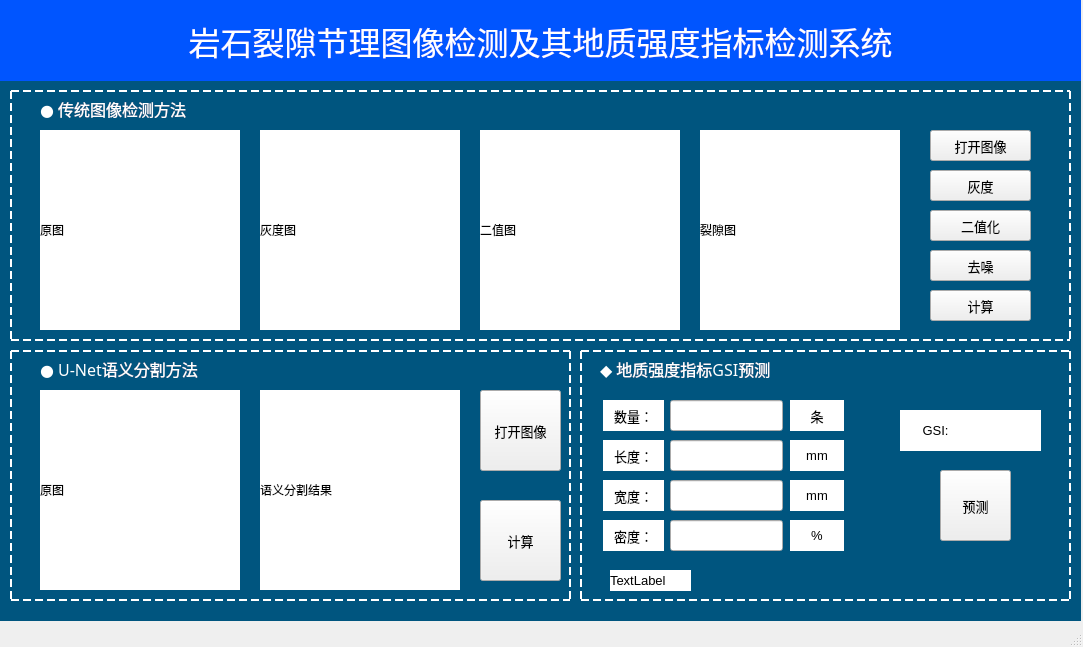
<?xml version="1.0" encoding="UTF-8"?>
<ui version="4.0">
 <class>MainWindow</class>
 <widget class="QMainWindow" name="MainWindow">
  <property name="geometry">
   <rect>
    <x>0</x>
    <y>0</y>
    <width>1083</width>
    <height>647</height>
   </rect>
  </property>
  <property name="windowTitle">
   <string>MainWindow</string>
  </property>
  <widget class="QWidget" name="centralwidget">
   <widget class="QLabel" name="label">
    <property name="geometry">
     <rect>
      <x>40</x>
      <y>130</y>
      <width>200</width>
      <height>200</height>
     </rect>
    </property>
    <property name="styleSheet">
     <string notr="true">background-color:rgb(255, 255, 255)</string>
    </property>
    <property name="text">
     <string>原图</string>
    </property>
   </widget>
   <widget class="QLabel" name="label_2">
    <property name="geometry">
     <rect>
      <x>260</x>
      <y>130</y>
      <width>200</width>
      <height>200</height>
     </rect>
    </property>
    <property name="styleSheet">
     <string notr="true">background-color:rgb(255, 255, 255)</string>
    </property>
    <property name="text">
     <string>灰度图</string>
    </property>
   </widget>
   <widget class="QLabel" name="label_3">
    <property name="geometry">
     <rect>
      <x>480</x>
      <y>130</y>
      <width>200</width>
      <height>200</height>
     </rect>
    </property>
    <property name="styleSheet">
     <string notr="true">background-color:rgb(255, 255, 255)</string>
    </property>
    <property name="text">
     <string>二值图</string>
    </property>
   </widget>
   <widget class="QLineEdit" name="lineEdit">
    <property name="geometry">
     <rect>
      <x>670</x>
      <y>400</y>
      <width>113</width>
      <height>31</height>
     </rect>
    </property>
    <property name="font">
     <font>
      <pointsize>10</pointsize>
     </font>
    </property>
    <property name="text">
     <string/>
    </property>
   </widget>
   <widget class="QLineEdit" name="lineEdit_2">
    <property name="geometry">
     <rect>
      <x>670</x>
      <y>440</y>
      <width>113</width>
      <height>31</height>
     </rect>
    </property>
    <property name="font">
     <font>
      <pointsize>10</pointsize>
     </font>
    </property>
   </widget>
   <widget class="QLineEdit" name="lineEdit_3">
    <property name="geometry">
     <rect>
      <x>670</x>
      <y>480</y>
      <width>113</width>
      <height>31</height>
     </rect>
    </property>
    <property name="font">
     <font>
      <pointsize>10</pointsize>
     </font>
    </property>
   </widget>
   <widget class="QLineEdit" name="lineEdit_4">
    <property name="geometry">
     <rect>
      <x>670</x>
      <y>520</y>
      <width>113</width>
      <height>31</height>
     </rect>
    </property>
    <property name="font">
     <font>
      <pointsize>10</pointsize>
     </font>
    </property>
   </widget>
   <widget class="QPushButton" name="pushButton">
    <property name="geometry">
     <rect>
      <x>940</x>
      <y>470</y>
      <width>71</width>
      <height>71</height>
     </rect>
    </property>
    <property name="font">
     <font>
      <pointsize>10</pointsize>
     </font>
    </property>
    <property name="text">
     <string>预测</string>
    </property>
   </widget>
   <widget class="QLabel" name="Result_label">
    <property name="geometry">
     <rect>
      <x>970</x>
      <y>410</y>
      <width>71</width>
      <height>41</height>
     </rect>
    </property>
    <property name="font">
     <font>
      <pointsize>10</pointsize>
     </font>
    </property>
    <property name="styleSheet">
     <string notr="true">background-color:rgb(255, 255, 255);color:rgb(170, 0, 0)</string>
    </property>
    <property name="text">
     <string/>
    </property>
    <property name="alignment">
     <set>Qt::AlignCenter</set>
    </property>
   </widget>
   <widget class="QLabel" name="label_5">
    <property name="geometry">
     <rect>
      <x>900</x>
      <y>410</y>
      <width>71</width>
      <height>41</height>
     </rect>
    </property>
    <property name="font">
     <font>
      <pointsize>10</pointsize>
     </font>
    </property>
    <property name="styleSheet">
     <string notr="true">background-color:rgb(255, 255, 255)</string>
    </property>
    <property name="text">
     <string>GSI:</string>
    </property>
    <property name="alignment">
     <set>Qt::AlignCenter</set>
    </property>
   </widget>
   <widget class="QLabel" name="label_6">
    <property name="geometry">
     <rect>
      <x>603</x>
      <y>400</y>
      <width>61</width>
      <height>31</height>
     </rect>
    </property>
    <property name="font">
     <font>
      <pointsize>10</pointsize>
     </font>
    </property>
    <property name="styleSheet">
     <string notr="true">background-color:rgb(255, 255, 255)</string>
    </property>
    <property name="text">
     <string>数量：</string>
    </property>
    <property name="alignment">
     <set>Qt::AlignCenter</set>
    </property>
   </widget>
   <widget class="QLabel" name="label_7">
    <property name="geometry">
     <rect>
      <x>603</x>
      <y>440</y>
      <width>61</width>
      <height>31</height>
     </rect>
    </property>
    <property name="font">
     <font>
      <pointsize>10</pointsize>
     </font>
    </property>
    <property name="styleSheet">
     <string notr="true">background-color:rgb(255, 255, 255)</string>
    </property>
    <property name="text">
     <string>长度：</string>
    </property>
    <property name="alignment">
     <set>Qt::AlignCenter</set>
    </property>
   </widget>
   <widget class="QLabel" name="label_8">
    <property name="geometry">
     <rect>
      <x>603</x>
      <y>480</y>
      <width>61</width>
      <height>31</height>
     </rect>
    </property>
    <property name="font">
     <font>
      <pointsize>10</pointsize>
     </font>
    </property>
    <property name="styleSheet">
     <string notr="true">background-color:rgb(255, 255, 255)</string>
    </property>
    <property name="text">
     <string>宽度：</string>
    </property>
    <property name="alignment">
     <set>Qt::AlignCenter</set>
    </property>
   </widget>
   <widget class="QLabel" name="label_9">
    <property name="geometry">
     <rect>
      <x>603</x>
      <y>520</y>
      <width>61</width>
      <height>31</height>
     </rect>
    </property>
    <property name="font">
     <font>
      <pointsize>10</pointsize>
     </font>
    </property>
    <property name="styleSheet">
     <string notr="true">background-color:rgb(255, 255, 255)</string>
    </property>
    <property name="text">
     <string>密度：</string>
    </property>
    <property name="alignment">
     <set>Qt::AlignCenter</set>
    </property>
   </widget>
   <widget class="QLabel" name="label_10">
    <property name="geometry">
     <rect>
      <x>790</x>
      <y>400</y>
      <width>54</width>
      <height>31</height>
     </rect>
    </property>
    <property name="font">
     <font>
      <pointsize>10</pointsize>
     </font>
    </property>
    <property name="styleSheet">
     <string notr="true">background-color:rgb(255, 255, 255)</string>
    </property>
    <property name="text">
     <string>条</string>
    </property>
    <property name="alignment">
     <set>Qt::AlignCenter</set>
    </property>
   </widget>
   <widget class="QLabel" name="label_11">
    <property name="geometry">
     <rect>
      <x>790</x>
      <y>440</y>
      <width>54</width>
      <height>31</height>
     </rect>
    </property>
    <property name="font">
     <font>
      <pointsize>10</pointsize>
     </font>
    </property>
    <property name="styleSheet">
     <string notr="true">background-color:rgb(255, 255, 255)</string>
    </property>
    <property name="text">
     <string>mm</string>
    </property>
    <property name="alignment">
     <set>Qt::AlignCenter</set>
    </property>
   </widget>
   <widget class="QLabel" name="label_12">
    <property name="geometry">
     <rect>
      <x>790</x>
      <y>480</y>
      <width>54</width>
      <height>31</height>
     </rect>
    </property>
    <property name="font">
     <font>
      <pointsize>10</pointsize>
     </font>
    </property>
    <property name="styleSheet">
     <string notr="true">background-color:rgb(255, 255, 255)</string>
    </property>
    <property name="text">
     <string>mm</string>
    </property>
    <property name="alignment">
     <set>Qt::AlignCenter</set>
    </property>
   </widget>
   <widget class="QLabel" name="label_13">
    <property name="geometry">
     <rect>
      <x>790</x>
      <y>520</y>
      <width>54</width>
      <height>31</height>
     </rect>
    </property>
    <property name="font">
     <font>
      <pointsize>10</pointsize>
     </font>
    </property>
    <property name="styleSheet">
     <string notr="true">background-color:rgb(255, 255, 255)</string>
    </property>
    <property name="text">
     <string>%</string>
    </property>
    <property name="alignment">
     <set>Qt::AlignCenter</set>
    </property>
   </widget>
   <widget class="QLabel" name="label_4">
    <property name="geometry">
     <rect>
      <x>0</x>
      <y>0</y>
      <width>1081</width>
      <height>81</height>
     </rect>
    </property>
    <property name="font">
     <font>
      <family>黑体</family>
      <pointsize>24</pointsize>
     </font>
    </property>
    <property name="styleSheet">
     <string notr="true">background-color:rgb(0, 85, 255);color:rgb(255, 255, 255)</string>
    </property>
    <property name="text">
     <string>岩石裂隙节理图像检测及其地质强度指标检测系统</string>
    </property>
    <property name="alignment">
     <set>Qt::AlignCenter</set>
    </property>
   </widget>
   <widget class="QLabel" name="label_14">
    <property name="geometry">
     <rect>
      <x>700</x>
      <y>130</y>
      <width>200</width>
      <height>200</height>
     </rect>
    </property>
    <property name="styleSheet">
     <string notr="true">background-color:rgb(255, 255, 255)</string>
    </property>
    <property name="text">
     <string>裂隙图</string>
    </property>
   </widget>
   <widget class="QLabel" name="label_15">
    <property name="geometry">
     <rect>
      <x>610</x>
      <y>570</y>
      <width>81</width>
      <height>21</height>
     </rect>
    </property>
    <property name="font">
     <font>
      <pointsize>10</pointsize>
     </font>
    </property>
    <property name="styleSheet">
     <string notr="true">background-color:rgb(255, 255, 255)</string>
    </property>
    <property name="text">
     <string>TextLabel</string>
    </property>
   </widget>
   <widget class="QPushButton" name="erzhi">
    <property name="geometry">
     <rect>
      <x>930</x>
      <y>210</y>
      <width>101</width>
      <height>31</height>
     </rect>
    </property>
    <property name="font">
     <font>
      <pointsize>10</pointsize>
     </font>
    </property>
    <property name="text">
     <string>二值化</string>
    </property>
   </widget>
   <widget class="QPushButton" name="huidu">
    <property name="geometry">
     <rect>
      <x>930</x>
      <y>170</y>
      <width>101</width>
      <height>31</height>
     </rect>
    </property>
    <property name="font">
     <font>
      <pointsize>10</pointsize>
     </font>
    </property>
    <property name="text">
     <string>灰度</string>
    </property>
   </widget>
   <widget class="QPushButton" name="quzao">
    <property name="geometry">
     <rect>
      <x>930</x>
      <y>250</y>
      <width>101</width>
      <height>31</height>
     </rect>
    </property>
    <property name="font">
     <font>
      <pointsize>10</pointsize>
     </font>
    </property>
    <property name="text">
     <string>去噪</string>
    </property>
   </widget>
   <widget class="QPushButton" name="open">
    <property name="geometry">
     <rect>
      <x>930</x>
      <y>130</y>
      <width>101</width>
      <height>31</height>
     </rect>
    </property>
    <property name="font">
     <font>
      <pointsize>10</pointsize>
     </font>
    </property>
    <property name="text">
     <string>打开图像</string>
    </property>
   </widget>
   <widget class="QLabel" name="label_16">
    <property name="geometry">
     <rect>
      <x>0</x>
      <y>80</y>
      <width>1081</width>
      <height>541</height>
     </rect>
    </property>
    <property name="styleSheet">
     <string notr="true">background-color:rgb(0, 85, 127)</string>
    </property>
    <property name="text">
     <string/>
    </property>
   </widget>
   <widget class="QPushButton" name="jisuan">
    <property name="geometry">
     <rect>
      <x>930</x>
      <y>290</y>
      <width>101</width>
      <height>31</height>
     </rect>
    </property>
    <property name="font">
     <font>
      <pointsize>10</pointsize>
     </font>
    </property>
    <property name="text">
     <string>计算</string>
    </property>
   </widget>
   <widget class="QLabel" name="label_17">
    <property name="geometry">
     <rect>
      <x>580</x>
      <y>350</y>
      <width>491</width>
      <height>251</height>
     </rect>
    </property>
    <property name="styleSheet">
     <string notr="true">border: 2px dashed white</string>
    </property>
    <property name="text">
     <string/>
    </property>
   </widget>
   <widget class="QLabel" name="label_18">
    <property name="geometry">
     <rect>
      <x>40</x>
      <y>390</y>
      <width>200</width>
      <height>200</height>
     </rect>
    </property>
    <property name="styleSheet">
     <string notr="true">background-color:rgb(255, 255, 255)</string>
    </property>
    <property name="text">
     <string>原图</string>
    </property>
   </widget>
   <widget class="QLabel" name="label_19">
    <property name="geometry">
     <rect>
      <x>260</x>
      <y>390</y>
      <width>200</width>
      <height>200</height>
     </rect>
    </property>
    <property name="styleSheet">
     <string notr="true">background-color:rgb(255, 255, 255)</string>
    </property>
    <property name="text">
     <string>语义分割结果</string>
    </property>
   </widget>
   <widget class="QLabel" name="label_20">
    <property name="geometry">
     <rect>
      <x>10</x>
      <y>90</y>
      <width>1061</width>
      <height>251</height>
     </rect>
    </property>
    <property name="styleSheet">
     <string notr="true">border: 2px dashed white</string>
    </property>
    <property name="text">
     <string/>
    </property>
   </widget>
   <widget class="QLabel" name="label_21">
    <property name="geometry">
     <rect>
      <x>40</x>
      <y>100</y>
      <width>181</width>
      <height>18</height>
     </rect>
    </property>
    <property name="font">
     <font>
      <family>黑体</family>
      <pointsize>12</pointsize>
     </font>
    </property>
    <property name="styleSheet">
     <string notr="true">color:rgb(255, 255, 255)</string>
    </property>
    <property name="text">
     <string>● 传统图像检测方法</string>
    </property>
   </widget>
   <widget class="QLabel" name="label_22">
    <property name="geometry">
     <rect>
      <x>10</x>
      <y>350</y>
      <width>561</width>
      <height>251</height>
     </rect>
    </property>
    <property name="styleSheet">
     <string notr="true">border: 2px dashed white</string>
    </property>
    <property name="text">
     <string/>
    </property>
   </widget>
   <widget class="QLabel" name="label_23">
    <property name="geometry">
     <rect>
      <x>40</x>
      <y>360</y>
      <width>181</width>
      <height>18</height>
     </rect>
    </property>
    <property name="font">
     <font>
      <family>黑体</family>
      <pointsize>12</pointsize>
     </font>
    </property>
    <property name="styleSheet">
     <string notr="true">color:rgb(255, 255, 255)</string>
    </property>
    <property name="text">
     <string>● U-Net语义分割方法</string>
    </property>
   </widget>
   <widget class="QLabel" name="label_24">
    <property name="geometry">
     <rect>
      <x>600</x>
      <y>360</y>
      <width>221</width>
      <height>18</height>
     </rect>
    </property>
    <property name="font">
     <font>
      <family>黑体</family>
      <pointsize>12</pointsize>
     </font>
    </property>
    <property name="styleSheet">
     <string notr="true">color:rgb(255, 255, 255)</string>
    </property>
    <property name="text">
     <string>◆ 地质强度指标GSI预测</string>
    </property>
   </widget>
   <widget class="QPushButton" name="open_2">
    <property name="geometry">
     <rect>
      <x>480</x>
      <y>390</y>
      <width>81</width>
      <height>81</height>
     </rect>
    </property>
    <property name="font">
     <font>
      <pointsize>10</pointsize>
     </font>
    </property>
    <property name="text">
     <string>打开图像</string>
    </property>
   </widget>
   <widget class="QPushButton" name="jisuan_2">
    <property name="geometry">
     <rect>
      <x>480</x>
      <y>500</y>
      <width>81</width>
      <height>81</height>
     </rect>
    </property>
    <property name="font">
     <font>
      <pointsize>10</pointsize>
     </font>
    </property>
    <property name="text">
     <string>计算</string>
    </property>
   </widget>
   <zorder>label_16</zorder>
   <zorder>label_22</zorder>
   <zorder>label_20</zorder>
   <zorder>label_17</zorder>
   <zorder>label</zorder>
   <zorder>label_2</zorder>
   <zorder>label_3</zorder>
   <zorder>lineEdit</zorder>
   <zorder>lineEdit_2</zorder>
   <zorder>lineEdit_3</zorder>
   <zorder>lineEdit_4</zorder>
   <zorder>pushButton</zorder>
   <zorder>Result_label</zorder>
   <zorder>label_5</zorder>
   <zorder>label_6</zorder>
   <zorder>label_7</zorder>
   <zorder>label_8</zorder>
   <zorder>label_9</zorder>
   <zorder>label_10</zorder>
   <zorder>label_11</zorder>
   <zorder>label_12</zorder>
   <zorder>label_13</zorder>
   <zorder>label_4</zorder>
   <zorder>label_14</zorder>
   <zorder>label_15</zorder>
   <zorder>erzhi</zorder>
   <zorder>huidu</zorder>
   <zorder>quzao</zorder>
   <zorder>open</zorder>
   <zorder>jisuan</zorder>
   <zorder>label_18</zorder>
   <zorder>label_19</zorder>
   <zorder>label_21</zorder>
   <zorder>label_23</zorder>
   <zorder>label_24</zorder>
   <zorder>open_2</zorder>
   <zorder>jisuan_2</zorder>
  </widget>
  <widget class="QStatusBar" name="statusbar"/>
 </widget>
 <resources/>
 <connections/>
</ui>
